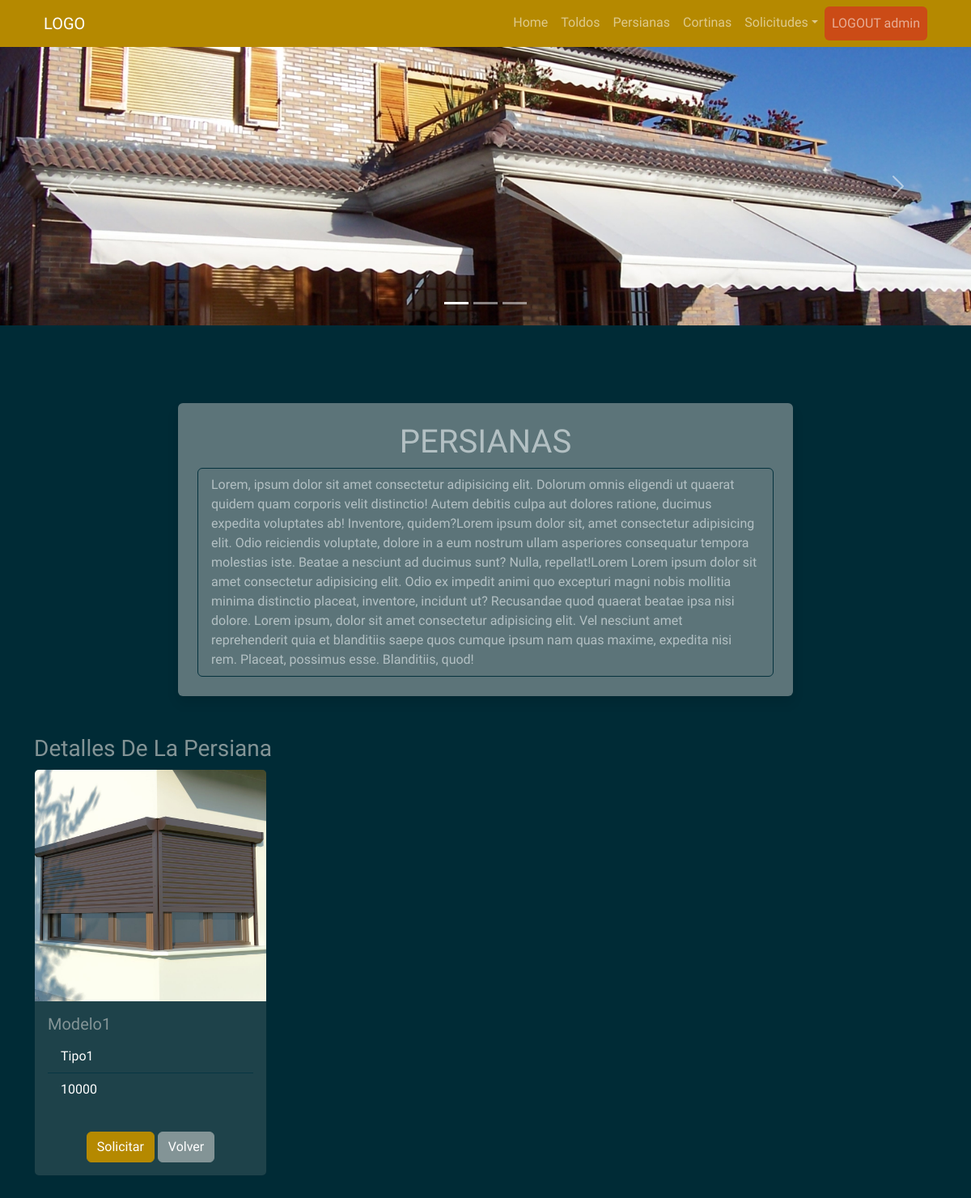
The page /persianas_user (signed in) on the database its author committed.
### myapp/models.py (models this page shows)
    class Persiana(db.Model):
        __tablename__ = "Persiana"  # Nombre de la tabla que se crea
        Persiana_id = db.Column("persiana_id", db.Integer, Sequence(
            'persiana_id_seq'),  primary_key=True)
        Modelo = db.Column(db.String(20))
        Tipo = db.Column(db.String(30))
        Dimensiones = db.Column(db.String(30))
        Imagen = db.Column(db.String(30))

### myapp/views.py (the view)
    @app.route("/persianas_user", methods=["GET", "POST"])
    def persianas_user():
        list_persiana = db_access["list_persianas"]
        persianas = list_persiana()
        usuario = session['usuario']
        usu = usuario
        return render_template("user/persianas/persianas_user.html", persianas=persianas, usu=usu)

### myapp/templates/user/persianas/persianas_user.html (shortened to what this page needs)
<!DOCTYPE html>
<html>
<head>
    <link href="https://cdn.jsdelivr.net/npm/bootstrap@5.1.3/dist/css/bootstrap.min.css" rel="stylesheet"
>
    <link rel="stylesheet" href="../static/style/bootstrap.min(8).css">
    <link href="https://cdnjs.cloudflare.com/ajax/libs/font-awesome/4.0.3/css/font-awesome.css" rel="stylesheet">
</head>
<body>
    {% include 'includes/navbar_user.html' %}
    <div id="carouselExampleIndicators" class="carousel slide" data-bs-ride="carousel">
        <ol class="carousel-indicators">
            <li data-bs-target="#carouselExampleIndicators" data-bs-slide-to="0" class="active"></li>
            <li data-bs-target="#carouselExampleIndicators" data-bs-slide-to="1"></li>
            <li data-bs-target="#carouselExampleIndicators" data-bs-slide-to="2"></li>
        </ol>
        <div class="carousel-inner">
            <div class="carousel-item active">
                <img src="../static/style/img/carrousel/6.jpg" class="d-block w-100" alt="..."
                    style="max-width:100%;height:auto;">
            </div>
        </div>
        <a class="carousel-control-prev" href="#carouselExampleIndicators" role="button" data-bs-slide="prev">
            <span class="carousel-control-prev-icon" aria-hidden="true"></span>
        </a>
        <a class="carousel-control-next" href="#carouselExampleIndicators" role="button" data-bs-slide="next">
            <span class="carousel-control-next-icon" aria-hidden="true"></span>
        </a>
    </div>
    <section class="pt-5 pb-5">
        <div class="container">
            <div class="row justify-content-center mt-5">
                <div class="col-8 bg-secondary p-4 rounded shadow text-white" style="opacity: 0.7;">
                    <h1 class=" row justify-content-center ">PERSIANAS</h1>
                    <ul class="list-group">
                        <li class="list-group-item">Lorem, ipsum dolor sit amet consectetur adipisicing elit. Dolorum
                            omnis
                            eligendi ut quaerat quidem quam corporis velit distinctio! Autem debitis culpa aut dolores
                            ratione, ducimus expedita voluptates ab! Inventore, quidem?Lorem ipsum dolor sit, amet
                            consectetur adipisicing elit. Odio reiciendis voluptate, dolore in a eum nostrum ullam
                            asperiores consequatur tempora molestias iste. Beatae a nesciunt ad ducimus sunt? Nulla,
                            repellat!Lorem Lorem ipsum dolor sit amet consectetur adipisicing elit. Odio ex impedit
                            animi
                            quo excepturi magni nobis mollitia minima distinctio placeat, inventore, incidunt ut?
                            Recusandae
                            quod quaerat beatae ipsa nisi dolore. Lorem ipsum, dolor sit amet consectetur adipisicing
                            elit.
                            Vel nesciunt amet reprehenderit quia et blanditiis saepe quos cumque ipsum nam quas maxime,
                            expedita nisi rem. Placeat, possimus esse. Blanditiis, quod!</li>
                    </ul>
                </div>
            </div>
            <div class="row mt-5">
                {% for persiana in persianas %}
                <div class="col-4">
                    <p class="list-group">
                    <h3>Detalles De La Persiana</h3>
                    <div class="card" style="width: 18rem;">
                        <img src="../static/style/img/{{persiana.Imagen}}" class="card-img-top" alt="...">
                        <div class="card-body">
                            <h5 class="card-title">
                                {{persiana.Modelo}}
                            </h5>
                            <ul class="list-group list-group-flush">
                                <li class="list-group-item">
                                    {{persiana.Tipo}}
                                </li>
                                <li class="list-group-item">
                                    {{persiana.Dimensiones}}
                                </li>
                            </ul>
                        </div>
                        <div class="card-body mx-auto">
                            <a class="btn btn-primary" href="/details_persiana/{{persiana.Persiana_id}}">Solicitar</a>
                            <a class="btn btn-secondary" href="#">Volver</a>
                        </div>
                    </div>
                    </p>
                </div>
                {% endfor %}
            </div>
        </div>
    </section>
</body>
</html>

### rows shown on the page
Persiana: Imagen (picture), Modelo "Modelo1", Tipo "Tipo1", Dimensiones "10000"

### other values the page prints
{{ usu }} "admin"
